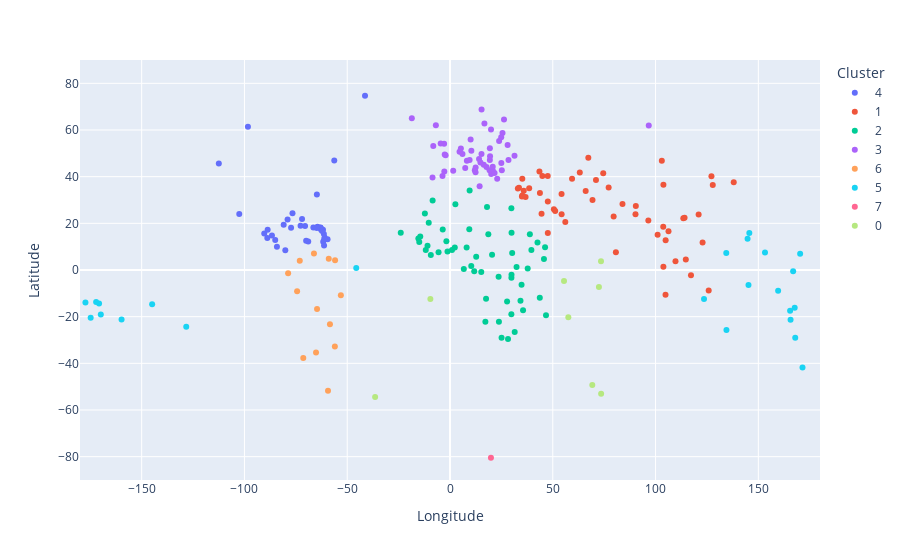

The notebook cell saved with this chart:
### Markdown cell above
## Graficar los datos

Graficar los datos utilizando la longitud y latitud

color es un argumento que se puede codificar con una variable

Todos los puntos en cada cluster tendran el mismo color

### Code cell
datos_con_clusters["Cluster"] = datos_con_clusters["Cluster"].astype("category")

fig = px.scatter(
    datos_con_clusters,
    x="Longitude",
    y="Latitude",
    color="Cluster",
    #                 color_discrete_sequence = ["red", "green", "orange"],
    #                 size = '',
    hover_data=["Country"],
)
fig.update_xaxes(range=[-180, 180])
fig.update_yaxes(range=[-90, 90])

fig.show()

### Figure 1 — Plotly figure (JSON) as saved in the notebook; plotly's stock layout.template omitted (floating-point values rounded to 4 significant figures)
{"data": [{"customdata": [["Aruba"], ["Anguilla"], ["Antigua and Barb."], ["Canada"], ["Bahamas"], ["St-BarthÃ©lemy"], ["Belize"], ["Bermuda"], ["Barbados"], ["Costa Rica"], ["Cuba"], ["CuraÃ§ao"], ["Cayman Is."], ["Dominica"], ["Dominican Rep."], ["Grenada"], ["Greenland"], ["Guatemala"], ["Honduras"], ["Haiti"], ["Jamaica"], ["St. Kitts and Nevis"], ["Saint Lucia"], ["St-Martin"], ["Mexico"], ["Montserrat"], ["Nicaragua"], ["Panama"], ["Puerto Rico"], ["El Salvador"], ["St. Pierre and Miquelon"], ["Sint Maarten"], ["Turks and Caicos Is."], ["Trinidad and Tobago"], ["United States"], ["St. Vin. and Gren."], ["British Virgin Is."], ["U.S. Virgin Is."]], "hovertemplate": "Cluster=4<br>Longitude=%{x}<br>Latitude=%{y}<br>Country=%{customdata[0]}<extra></extra>", "legendgroup": "4", "marker": {"color": "#636efa", "symbol": "circle"}, "mode": "markers", "name": "4", "orientation": "v", "showlegend": true, "type": "scatter", "x": [-69.98, -63.06, -61.79, -98.31, -76.63, -62.84, -88.71, -64.75, -59.56, -84.19, -79.02, -68.97, -80.91, -61.36, -70.51, -61.68, -41.34, -90.36, -86.62, -72.69, -77.31, -62.69, -60.97, -63.06, -102.5, -62.19, -85.03, -80.12, -66.47, -88.87, -56.3, -63.06, -71.97, -61.27, -112.5, -61.2, -64.47, -64.8], "xaxis": "x", "y": [12.52, 18.22, 17.28, 61.36, 24.29, 17.9, 17.2, 32.31, 13.18, 9.976, 21.62, 12.2, 19.43, 15.44, 18.89, 12.12, 74.71, 15.69, 14.83, 18.94, 18.16, 17.26, 13.89, 18.09, 23.95, 16.74, 12.85, 8.518, 18.23, 13.74, 46.92, 18.05, 21.83, 10.46, 45.68, 13.22, 18.53, 17.96], "yaxis": "y"}, {"customdata": [["Afghanistan"], ["United Arab Emirates"], ["Armenia"], ["Azerbaijan"], ["Bangladesh"], ["Bahrain"], ["Brunei"], ["Bhutan"], ["China"], ["N. Cyprus"], ["Cyprus"], ["Georgia"], ["Hong Kong"], ["Indonesia"], ["India"], ["Indian Ocean Ter."], ["Iran"], ["Iraq"], ["Israel"], ["Jordan"], ["Japan"], ["Siachen Glacier"], ["Kazakhstan"], ["Kyrgyzstan"], ["Cambodia"], ["Korea"], ["Kuwait"], ["Lao PDR"], ["Lebanon"], ["Sri Lanka"], ["Macao"], ["Myanmar"], ["Mongolia"], ["Malaysia"], ["Nepal"], ["Oman"], ["Pakistan"], ["Philippines"], ["Dem. Rep. Korea"], ["Palestine"], ["Qatar"], ["Saudi Arabia"], ["Singapore"], ["Syria"], ["Thailand"], ["Tajikistan"], ["Turkmenistan"], ["Timor-Leste"], ["Turkey"], ["Taiwan"], ["Uzbekistan"], ["Vietnam"], ["Yemen"]], "hovertemplate": "Cluster=1<br>Longitude=%{x}<br>Latitude=%{y}<br>Country=%{customdata[0]}<extra></extra>", "legendgroup": "1", "marker": {"color": "#EF553B", "symbol": "circle"}, "mode": "markers", "name": "1", "orientation": "v", "showlegend": true, "type": "scatter", "x": [66.0, 54.3, 44.93, 47.55, 90.24, 50.54, 114.7, 90.4, 103.8, 33.57, 33.01, 43.51, 114.1, 117.2, 79.61, 104.9, 54.27, 43.74, 35.0, 36.77, 138.0, 77.18, 67.29, 74.54, 104.9, 127.8, 47.59, 103.7, 35.88, 80.7, 113.5, 96.49, 103.1, 109.7, 83.92, 56.09, 69.34, 122.9, 127.2, 35.2, 51.18, 44.54, 103.8, 38.51, 101.0, 71.01, 59.37, 125.8, 35.17, 121.0, 63.14, 106.3, 47.59], "xaxis": "x", "y": [33.84, 23.91, 40.29, 40.29, 23.87, 26.04, 4.52, 27.41, 36.56, 35.26, 34.92, 42.17, 22.4, -2.215, 22.89, -10.65, 32.58, 33.04, 31.46, 31.25, 37.59, 35.39, 48.16, 41.46, 12.72, 36.39, 29.33, 18.5, 33.92, 7.613, 22.22, 21.19, 46.83, 3.79, 28.25, 20.61, 29.95, 11.78, 40.15, 31.92, 25.31, 24.12, 1.359, 35.03, 15.12, 38.53, 39.12, -8.829, 39.06, 23.75, 41.76, 16.65, 15.91], "yaxis": "y"}, {"customdata": [["Angola"], ["Burundi"], ["Benin"], ["Burkina Faso"], ["Botswana"], ["Central African Rep."], ["CÃ´te d'Ivoire"], ["Cameroon"], ["Dem. Rep. Congo"], ["Congo"], ["Comoros"], ["Cape Verde"], ["Djibouti"], ["Algeria"], ["Egypt"], ["Eritrea"], ["Ethiopia"], ["Gabon"], ["Ghana"], ["Guinea"], ["Gambia"], ["Guinea-Bissau"], ["Eq. Guinea"], ["Kenya"], ["Liberia"], ["Libya"], ["Lesotho"], ["Morocco"], ["Madagascar"], ["Mali"], ["Mozambique"], ["Mauritania"], ["Malawi"], ["Namibia"], ["Niger"], ["Nigeria"], ["Rwanda"], ["W. Sahara"], ["Sudan"], ["S. Sudan"], ["Senegal"], ["Sierra Leone"], ["Somaliland"], ["Somalia"], ["SÃ£o TomÃ© and Principe"], ["Swaziland"], ["Chad"], ["Togo"], ["Tunisia"], ["Tanzania"], ["Uganda"], ["South Africa"], ["Zambia"], ["Zimbabwe"]], "hovertemplate": "Cluster=2<br>Longitude=%{x}<br>Latitude=%{y}<br>Country=%{customdata[0]}<extra></extra>", "legendgroup": "2", "marker": {"color": "#00cc96", "symbol": "circle"}, "mode": "markers", "name": "2", "orientation": "v", "showlegend": true, "type": "scatter", "x": [17.54, 29.88, 2.328, -1.755, 23.8, 20.47, -5.569, 12.74, 23.64, 15.22, 43.68, -23.96, 42.56, 2.617, 29.86, 38.85, 39.6, 11.79, -1.217, -10.94, -15.4, -14.95, 10.34, 37.8, -9.322, 18.01, 28.23, -8.456, 46.7, -3.543, 35.53, -10.35, 34.29, 17.21, 9.385, 8.089, 29.92, -12.22, 29.94, 30.25, -14.47, -11.79, 46.25, 45.71, 6.724, 31.48, 18.64, 0.9623, 9.553, 34.81, 32.37, 25.08, 27.77, 29.85], "xaxis": "x", "y": [-12.29, -3.359, 9.642, 12.27, -22.18, 6.568, 7.628, 5.691, -2.877, -0.8379, -11.88, 15.96, 11.75, 28.16, 26.5, 15.36, 8.623, -0.5866, 7.953, 10.44, 13.45, 12.05, 1.706, 0.5999, 6.453, 27.03, -29.58, 29.84, -19.37, 17.35, -17.27, 20.26, -13.22, -22.13, 17.42, 9.594, -1.99, 24.23, 15.99, 7.309, 14.37, 8.563, 9.733, 4.751, 0.4439, -26.56, 15.33, 8.525, 34.12, -6.276, 1.275, -29.0, -13.46, -19.0], "yaxis": "y"}, {"customdata": [["Albania"], ["Aland"], ["Andorra"], ["Austria"], ["Belgium"], ["Bulgaria"], ["Bosnia and Herz."], ["Belarus"], ["Switzerland"], ["Czech Rep."], ["Germany"], ["Denmark"], ["Spain"], ["Estonia"], ["Finland"], ["France"], ["Faeroe Is."], ["United Kingdom"], ["Guernsey"], ["Greece"], ["Croatia"], ["Hungary"], ["Isle of Man"], ["Ireland"], ["Iceland"], ["Italy"], ["Jersey"], ["Kosovo"], ["Liechtenstein"], ["Lithuania"], ["Luxembourg"], ["Latvia"], ["Monaco"], ["Moldova"], ["Macedonia"], ["Malta"], ["Montenegro"], ["Netherlands"], ["Norway"], ["Poland"], ["Portugal"], ["Romania"], ["Russia"], ["San Marino"], ["Serbia"], ["Slovakia"], ["Slovenia"], ["Sweden"], ["Ukraine"], ["Vatican"]], "hovertemplate": "Cluster=3<br>Longitude=%{x}<br>Latitude=%{y}<br>Country=%{customdata[0]}<extra></extra>", "legendgroup": "3", "marker": {"color": "#ab63fa", "symbol": "circle"}, "mode": "markers", "name": "3", "orientation": "v", "showlegend": true, "type": "scatter", "x": [20.05, 19.95, 1.561, 14.13, 4.641, 25.22, 17.77, 28.03, 8.209, 15.31, 10.39, 10.03, -3.648, 25.54, 26.27, -2.762, -6.881, -2.866, -2.572, 22.96, 16.4, 19.4, -4.539, -8.138, -18.57, 12.07, -2.127, 20.87, 9.536, 23.89, 6.072, 24.91, 7.406, 28.46, 21.68, 14.41, 19.24, 5.281, 15.35, 19.39, -8.501, 24.97, 96.69, 12.46, 20.79, 19.48, 14.8, 16.75, 31.38, 12.43], "xaxis": "x", "y": [41.14, 60.21, 42.54, 47.59, 50.64, 42.77, 44.17, 53.53, 46.8, 49.73, 51.11, 55.98, 40.24, 58.67, 64.5, 42.17, 62.05, 54.12, 49.47, 39.07, 45.08, 47.16, 54.22, 53.18, 65.0, 42.8, 49.22, 42.57, 47.14, 55.33, 49.77, 56.85, 43.75, 47.19, 41.6, 35.92, 42.79, 52.1, 68.75, 52.13, 39.6, 45.85, 61.98, 43.94, 44.22, 48.71, 46.12, 62.78, 49.0, 41.9], "yaxis": "y"}, {"customdata": [["Argentina"], ["Bolivia"], ["Brazil"], ["Chile"], ["Colombia"], ["Ecuador"], ["Falkland Is."], ["Guyana"], ["Peru"], ["Paraguay"], ["Suriname"], ["Uruguay"], ["Venezuela"]], "hovertemplate": "Cluster=6<br>Longitude=%{x}<br>Latitude=%{y}<br>Country=%{customdata[0]}<extra></extra>", "legendgroup": "6", "marker": {"color": "#FFA15A", "symbol": "circle"}, "mode": "markers", "name": "6", "orientation": "v", "showlegend": true, "type": "scatter", "x": [-65.18, -64.69, -53.1, -71.38, -73.08, -78.75, -59.35, -58.98, -74.38, -58.4, -55.91, -56.02, -66.18], "xaxis": "x", "y": [-35.38, -16.71, -10.79, -37.73, 3.914, -1.424, -51.74, 4.794, -9.153, -23.23, 4.131, -32.8, 7.124], "yaxis": "y"}, {"customdata": [["American Samoa"], ["Ashmore and Cartier Is."], ["Australia"], ["Cook Is."], ["Fiji"], ["Micronesia"], ["Guam"], ["Kiribati"], ["Marshall Is."], ["N. Mariana Is."], ["New Caledonia"], ["Norfolk Island"], ["Niue"], ["Nauru"], ["New Zealand"], ["Pitcairn Is."], ["Palau"], ["Papua New Guinea"], ["Fr. Polynesia"], ["Solomon Is."], ["Tonga"], ["Vanuatu"], ["Wallis and Futuna Is."], ["Samoa"]], "hovertemplate": "Cluster=5<br>Longitude=%{x}<br>Latitude=%{y}<br>Country=%{customdata[0]}<extra></extra>", "legendgroup": "5", "marker": {"color": "#19d3f3", "symbol": "circle"}, "mode": "markers", "name": "5", "orientation": "v", "showlegend": true, "type": "scatter", "x": [-170.7, 123.6, 134.5, -159.8, 165.5, 153.2, 144.8, -45.61, 170.3, 145.6, 165.7, 167.9, -169.9, 166.9, 171.5, -128.3, 134.4, 145.2, -144.9, 159.6, -174.8, 167.7, -177.3, -172.2], "xaxis": "x", "y": [-14.3, -12.43, -25.73, -21.22, -17.43, 7.452, 13.44, 0.86, 7.004, 15.83, -21.3, -29.05, -19.05, -0.5191, -41.81, -24.37, 7.287, -6.464, -14.72, -8.922, -20.43, -16.23, -13.89, -13.75], "yaxis": "y"}, {"customdata": [["Antarctica"]], "hovertemplate": "Cluster=7<br>Longitude=%{x}<br>Latitude=%{y}<br>Country=%{customdata[0]}<extra></extra>", "legendgroup": "7", "marker": {"color": "#FF6692", "symbol": "circle"}, "mode": "markers", "name": "7", "orientation": "v", "showlegend": true, "type": "scatter", "x": [19.92], "xaxis": "x", "y": [-80.51], "yaxis": "y"}, {"customdata": [["Fr. S. Antarctic Lands"], ["Heard I. and McDonald Is."], ["Br. Indian Ocean Ter."], ["Maldives"], ["Mauritius"], ["S. Geo. and S. Sandw. Is."], ["Saint Helena"], ["Seychelles"]], "hovertemplate": "Cluster=0<br>Longitude=%{x}<br>Latitude=%{y}<br>Country=%{customdata[0]}<extra></extra>", "legendgroup": "0", "marker": {"color": "#B6E880", "symbol": "circle"}, "mode": "markers", "name": "0", "orientation": "v", "showlegend": true, "type": "scatter", "x": [69.23, 73.52, 72.45, 73.46, 57.57, -36.43, -9.548, 55.48], "xaxis": "x", "y": [-49.25, -53.09, -7.331, 3.729, -20.28, -54.46, -12.4, -4.661], "yaxis": "y"}], "layout": {"legend": {"title": {"text": "Cluster"}, "tracegroupgap": 0}, "margin": {"t": 60}, "xaxis": {"anchor": "y", "domain": [0, 1], "range": [-180, 180], "title": {"text": "Longitude"}}, "yaxis": {"anchor": "x", "domain": [0, 1], "range": [-90, 90], "title": {"text": "Latitude"}}}}
